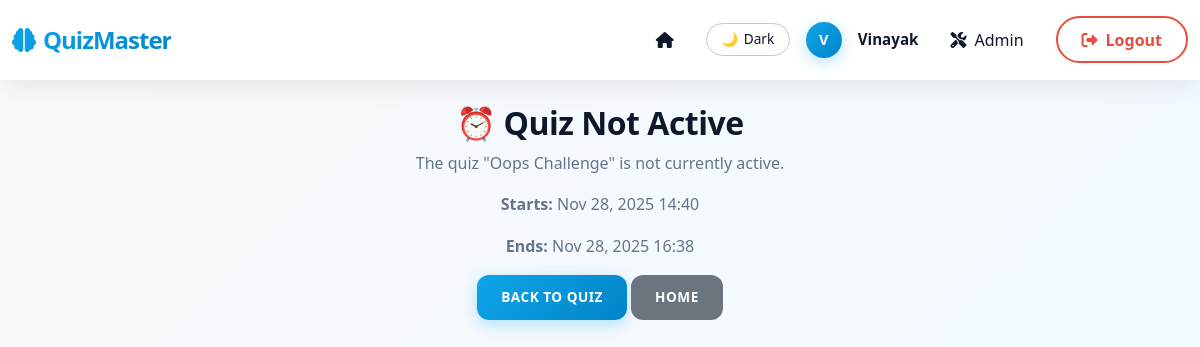
Screenshot of /quiz/24/not-active/ (signed in) with the database file from the repository.
### quizzes/models.py (models this page shows, shortened)
class Quiz(models.Model):
    STATUS_CHOICES = (
        ('scheduled', 'Scheduled'),
        ('ongoing', 'Ongoing'),
        ('completed', 'Completed')
    )
    MODE_CHOICES = (
        ('practice', 'Practice'),
        ('test', 'Test'),
        ('competition', 'Competition'),
    )
    title = models.CharField(max_length=200)
    description = models.TextField(blank=True)
    start_time = models.DateTimeField()
    end_time = models.DateTimeField()
    duration = models.PositiveIntegerField(help_text='Duration in minutes', default=10)
    status = models.CharField(max_length=20, choices=STATUS_CHOICES, default='scheduled')
    mode = models.CharField(max_length=20, choices=MODE_CHOICES, default='test')
    max_questions = models.PositiveIntegerField(null=True, blank=True, help_text='Limit number of questions in an attempt')
    access_token = models.CharField(max_length=64, null=True, blank=True, help_text='If set, users must enter this token to attempt')

### quizzes/views.py (the view)
# urls.py: path('quiz/<int:pk>/not-active/', views.quiz_not_active, name='quiz_not_active'),
@login_required
def quiz_not_active(request, pk):
	quiz = get_object_or_404(Quiz, pk=pk)
	return render(request, 'quizzes/quiz_not_active.html', {
		'quiz': quiz,
		'current_time': timezone.now()
	})

### quizzes/templates/quizzes/quiz_not_active.html (shortened to what this page needs)
{% extends 'base.html' %}
{% block content %}
<div class="container" style="max-width: 800px; text-align:center;">
	<h2>⏰ Quiz Not Active</h2>
	<p>The quiz "{{ quiz.title }}" is not currently active.</p>
	<div style="margin-top:16px;">
		<p><strong>Starts:</strong> {{ quiz.start_time|date:"M d, Y H:i" }}</p>
		<p><strong>Ends:</strong> {{ quiz.end_time|date:"M d, Y H:i" }}</p>
	</div>
	<a class="btn btn-primary" href="{% url 'quiz_detail' quiz.pk %}">Back to Quiz</a>
	<a class="btn btn-secondary" href="{% url 'home' %}">Home</a>
</div>
{% endblock %}

### templates/base.html (shortened to what this page needs)
{% load static %}
<!DOCTYPE html>
<html lang="en">
<head>
    <link href="https://cdn.jsdelivr.net/npm/bootstrap@5.3.0/dist/css/bootstrap.min.css" rel="stylesheet">
    <link rel="stylesheet" href="https://cdnjs.cloudflare.com/ajax/libs/font-awesome/6.4.0/css/all.min.css">
    <link rel="stylesheet" href="{% static 'css/premium.css' %}">
    <link rel="stylesheet" href="{% static 'css/animations.css' %}">
</head>
<body>
    <nav class="navbar navbar-expand-lg navbar-light">
        <div class="container">
            <a class="navbar-brand" href="{% url 'home' %}">
                <i class="fas fa-brain"></i>
                QuizMaster
            </a>
            <div class="collapse navbar-collapse" id="navbarNav">
                <div class="navbar-nav ms-auto">
                    <div class="d-flex align-items-center gap-3">
                        <a href="{% url 'home' %}" class="nav-link-item" title="Home">
                            <i class="fas fa-home"></i>
                        </a>
                        {% if user.is_authenticated %}
                        <div class="nav-user-info">
                            <button type="button" class="btn-theme d-none d-md-inline-flex" id="themeToggle">
                                <span id="themeIcon">🌙</span>
                                <span id="themeLabel">Dark</span>
                            </button>
                            <div class="user-avatar">{{ user.username|first|upper }}</div>
                            <span class="user-welcome d-none d-md-block">{{ user.username }}</span>
                            {% if user.is_staff %}
                            <a href="{% url 'admin_dashboard' %}" class="nav-link-item d-none d-md-inline-flex"
                                title="Admin dashboard">
                                <i class="fas fa-tools"></i>
                                <span>Admin</span>
                            </a>
                            {% endif %}
                            <form action="{% url 'logout' %}" method="post" style="display:inline;">
                                <button type="submit" class="btn-logout">
                                    <i class="fas fa-sign-out-alt"></i>
                                    Logout
                                </button>
                            </form>
                        </div>
                        {% endif %}
                    </div>
                </div>
            </div>
        </div>
    </nav>
    <main class="py-4">
        <div class="container">
            {% block content %}{% endblock %}
        </div>
    </main>
</body>
</html>

### static/css/premium.css (style rules this page uses)
:root { --primary: #0ea5e9; --primary-dark: #0284c7; --primary-light: #38bdf8; --secondary: #8b5cf6; --accent: #ec4899; --success: #10b981; --warning: #f59e0b; --danger: #ef4444; --dark-bg: #0f172a; --dark-bg-secondary: #1e293b; --dark-bg-tertiary: #334155; --dark-text: #e2e8f0; --dark-text-muted: #94a3b8; --light-bg: #f8fafc; --light-bg-secondary: #f1f5f9; --light-bg-tertiary: #e2e8f0; --light-text: #0f172a; --light-text-muted: #64748b; --glass-bg: rgba(255, 255, 255, 0.1); --glass-border: rgba(255, 255, 255, 0.2); --shadow-sm: 0 2px 8px rgba(0, 0, 0, 0.08); --shadow-md: 0 4px 16px rgba(0, 0, 0, 0.12); --shadow-lg: 0 8px 32px rgba(0, 0, 0, 0.16); --shadow-xl: 0 16px 48px rgba(0, 0, 0, 0.2); --glow: 0 0 20px rgba(14, 165, 233, 0.3); }
body { --bg-main: var(--light-bg); --bg-secondary: var(--light-bg-secondary); --bg-tertiary: var(--light-bg-tertiary); --text-main: var(--light-text); --text-muted: var(--light-text-muted); --card-bg: rgba(255, 255, 255, 0.7); }
* { margin: 0; padding: 0; box-sizing: border-box; }
html { scroll-behavior: smooth; }
body { background: linear-gradient(135deg, var(--bg-main) 0%, var(--bg-secondary) 100%); color: var(--text-main); font-family: -apple-system, BlinkMacSystemFont, 'Segoe UI', 'Roboto', 'Oxygen', 'Ubuntu', 'Cantarell', 'Fira Sans', 'Droid Sans', 'Helvetica Neue', sans-serif; -webkit-font-smoothing: antialiased; -moz-osx-font-smoothing: grayscale; min-height: 100vh; overflow-x: hidden; }
h1, h2, h3, h4, h5, h6 { font-weight: 700; letter-spacing: -0.5px; margin-bottom: 0.5rem; }
h2 { font-size: 2rem; color: var(--text-main); font-weight: 700; }
p { color: var(--text-muted); line-height: 1.6; }
a { color: var(--primary); text-decoration: none; transition: all 0.3s ease; }
.navbar { background: rgba(255, 255, 255, 0.8) !important; backdrop-filter: blur(20px); border-bottom: 1px solid rgba(255, 255, 255, 0.2); box-shadow: var(--shadow-md); padding: 1rem 0 !important; position: sticky; top: 0; z-index: 1000; animation: slideDown 0.5s ease-out; }
.navbar-brand { font-size: 1.4rem; font-weight: 800; background: linear-gradient(135deg, var(--primary) 0%, var(--secondary) 100%); -webkit-background-clip: text; -webkit-text-fill-color: transparent; background-clip: text; letter-spacing: -1px; transition: transform 0.3s ease; }
.user-avatar { width: 40px; height: 40px; border-radius: 50%; background: linear-gradient(135deg, var(--primary) 0%, var(--secondary) 100%); display: flex; align-items: center; justify-content: center; color: white; font-weight: 700; box-shadow: 0 4px 15px rgba(14, 165, 233, 0.4); animation: float 3s ease-in-out infinite; }
.btn { font-weight: 600; border-radius: 12px; padding: 0.75rem 1.5rem; border: none; transition: all 0.3s cubic-bezier(0.4, 0, 0.2, 1); position: relative; overflow: hidden; text-transform: uppercase; font-size: 0.85rem; letter-spacing: 0.5px; }
.btn::before { content: ''; position: absolute; top: 50%; left: 50%; width: 0; height: 0; border-radius: 50%; background: rgba(255, 255, 255, 0.3); transform: translate(-50%, -50%); transition: width 0.6s, height 0.6s; }
.btn-primary { background: linear-gradient(135deg, var(--primary) 0%, var(--primary-dark) 100%); color: white; box-shadow: 0 4px 15px rgba(14, 165, 233, 0.3); }

### rows the page displays
Quiz: title "Oops Challenge", start_time "Nov 28, 2025 14:40", end_time "Nov 28, 2025 16:38"

### other values shown
{{ user.username|first|upper }} "V"
{{ user.username }} "Vinayak"
